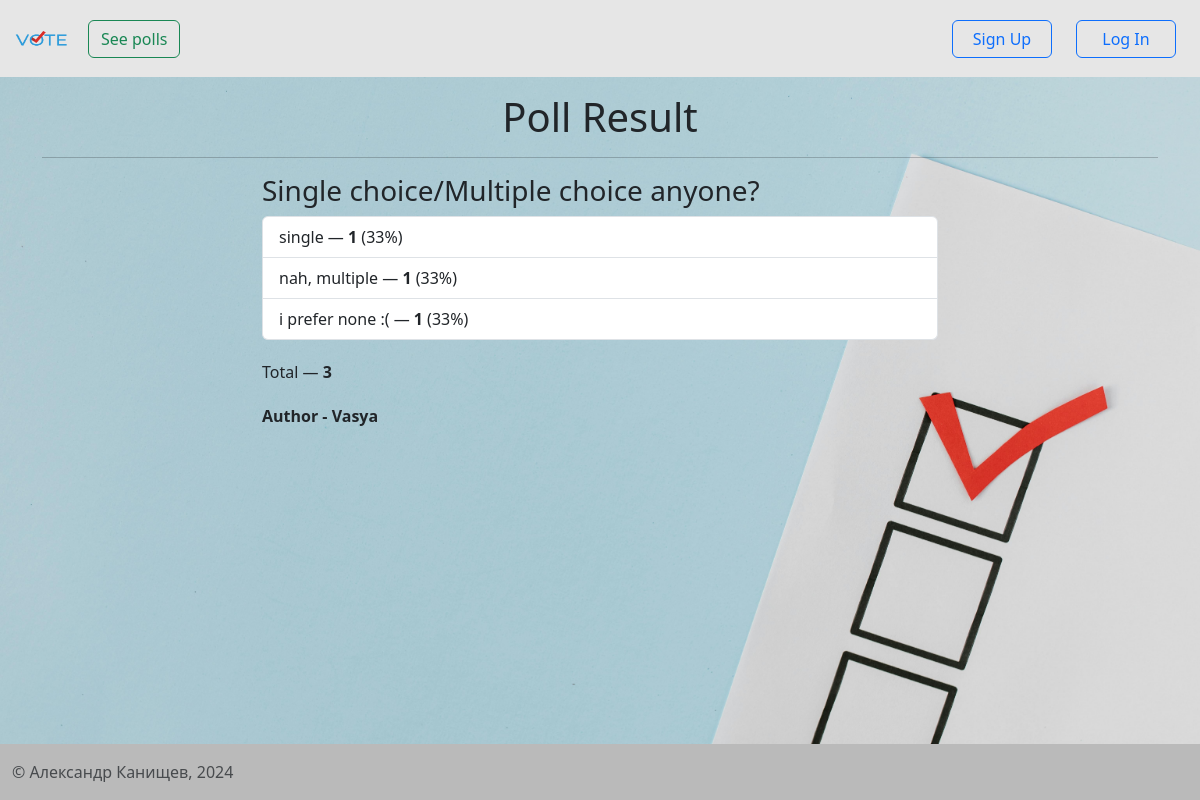
/view_poll/35, run on the app's committed database.
### polls/models.py (models this page shows)
class Poll(models.Model):
    QUESTION_TYPE_CHOICES = [
        ('single', 'Single Choice'),
        ('multiple', 'Multiple Choice'),
    ]
    question = models.TextField()
    option_one = models.CharField(max_length=50)
    option_two = models.CharField(max_length=50)
    option_three = models.CharField(max_length=50)
    option_one_count = models.IntegerField(default=0)
    option_two_count = models.IntegerField(default=0)
    option_three_count = models.IntegerField(default=0)
    author = models.ForeignKey(User, on_delete=models.CASCADE, default=1)
    time = models.DateTimeField(default=now)
    question_type = models.CharField(max_length=10, choices=QUESTION_TYPE_CHOICES, default='single')
    def total(self):
        return self.option_one_count + self.option_two_count + self.option_three_count
    @property
    def option_one_percent(self):
        return int((self.option_one_count / self.total()) * 100) if self.total() > 0 else 0
    @property
    def option_two_percent(self):
        return int((self.option_two_count / self.total()) * 100) if self.total() > 0 else 0
    @property
    def option_three_percent(self):
        return int((self.option_three_count / self.total()) * 100) if self.total() > 0 else 0

### polls/views.py (the view)
# urls.py: path('view_poll/<poll_id>', views.view_poll, name='view_poll'),  # See a poll
def view_poll(request, poll_id):
    poll = Poll.objects.get(pk=poll_id)
    context = {'poll': poll, 'pagename': 'Poll Result'}
    return render(request, 'pages/view_poll.html', context)

### polls/templates/pages/view_poll.html
{% extends "base.html" %}
{% block content %}
<div class="row">
    <div class="col-lg-8 col-lg-offset-2 mx-auto" style="width:700px;">
        <div class="panel panel-default">
            <div class="panel-body">
                <h3>{{ poll.question }}</h3>
            </div>
            <ul class="list-group">
                <li class="list-group-item"> {{ poll.option_one }} &mdash; <strong>{{ poll.option_one_count }}</strong>
                    <a> ({{ poll.option_one_percent }}%) </a>
                </li>
                <li class="list-group-item">{{ poll.option_two }} &mdash; <strong>{{ poll.option_two_count }}</strong>
                    <a> ({{ poll.option_two_percent }}%) </a>
                </li>
                <li class="list-group-item">{{ poll.option_three }} &mdash; <strong>{{ poll.option_three_count }} </strong>
                    <a> ({{ poll.option_three_percent }}%) </a>
                </li>
            </ul>
            <div class="panel-footer" style="margin-top: 20px;">
                Total &mdash; <strong>{{ poll.total }}</strong>
                <div style="font-weight: bold; margin-top: 20px;"> Author - {{ poll.author.username }}</div>
            </div>
        </div>
    </div>
</div>
{% endblock %}

### data on the page
Poll: question "Single choice/Multiple choice anyone?", option_one "single", option_one_count "1", option_one_percent "33", option_two "nah, multiple", option_two_count "1", option_two_percent "33", option_three "i prefer none :(", option_three_count "1", option_three_percent "33", total "3", author.username "Vasya"

### other printed values
{{ pagename }} "Poll Result"
